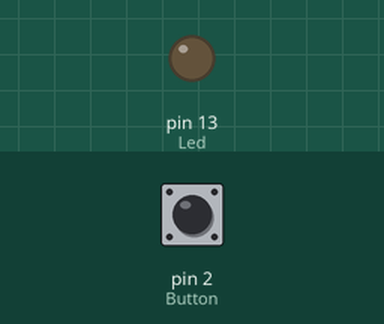
This sketch was run on a simulated Arduino Uno, built with avr-gcc and run on an emulated ATmega328P. Shown: output pins drawn as LEDs (lit = HIGH). The inputs (shaded band) are chosen by the test bench; at power-on: pin 2 (Button) HIGH.

Above: at 1.2 s.
1.3 s: pin 2 (Button) pulled LOW for 0.15 s
At 2.1 s:
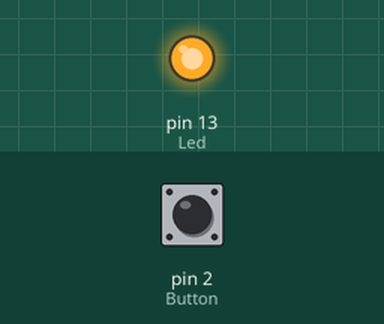
2.9 s: pin 2 (Button) pulled LOW for 1 s
At 3.3 s:
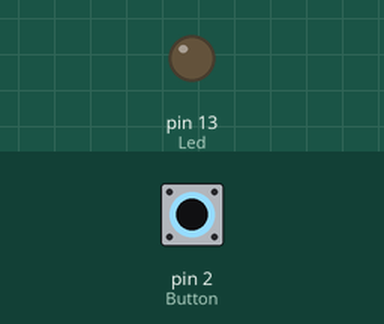
5.4 s: pin 2 (Button) pulled LOW for 3.2 s
At 6.4 s:
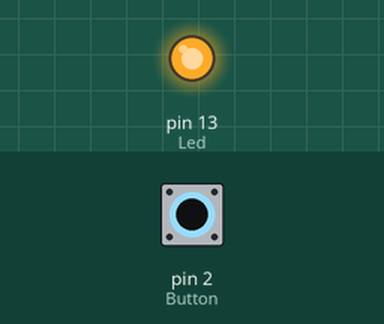
Timing chart, 0 to 8.4 s (numbered marks = the images above; inputs shaded):
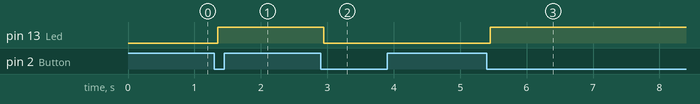

Measured:
- after the input at 1.3 s, pin 13 (Led): LOW → HIGH after 0.05 s
- after the input at 2.9 s, pin 13 (Led): HIGH → LOW after 0.05 s
- after the input at 5.4 s, pin 13 (Led): LOW → HIGH after 0.05 s

The sketch:

Alfian_Akbar_H43220800_Program_1.ino
```cpp
const int Led = 13;
const int Button = 2;
int ButtonClick = LOW;
bool NyalaLED = false;

void setup()
{
  pinMode(Led, OUTPUT);
  pinMode(Button, INPUT_PULLUP);
}

void loop()
{
  if (digitalRead(Button) == LOW)
  {
    delay(50);
    if (digitalRead(Button) == LOW)
    {
      NyalaLED = !NyalaLED;
      digitalWrite(Led, NyalaLED ? HIGH : LOW);
      while (digitalRead(Button) == LOW);
    }
  }
}
```
